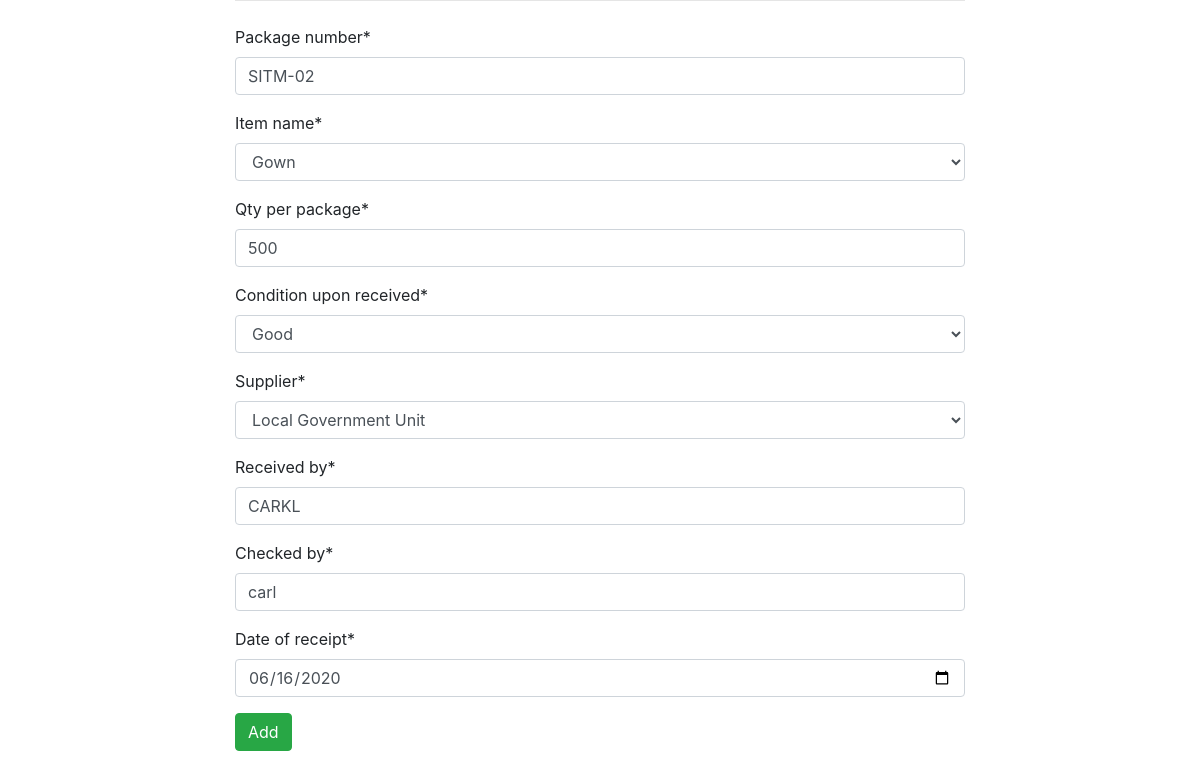
/update_package/2 (signed in), run on the app's committed database.
### stocks/models.py (models this page shows, shortened)
class Equipment(models.Model):
    MASK = 'MSK'
    GOWN = 'GWN'
    GOGGLE = 'GOG'
    CAP = 'CPS'
    ITEM_NAME_CHOICES = [
        (MASK, 'Mask'),
        (GOWN, 'Gown'),
        (GOGGLE, 'Goggle'),
        (CAP, 'Cap'),
    ]
    GOOD = 'GOOD'
    BAD = 'BAD'
    CONDITION_CHOICES = [
        (GOOD, 'Good'),
        (BAD, 'Bad'),
    ]
    LGU = 'LG'
    DONATION = 'DN'
    SUPPLIER_CHOICES = [
        (LGU, 'Local Government Unit'),
        (DONATION, 'Donation'),
    ]
    package_number = models.CharField(max_length=200, unique=True)
    item_name = models.CharField(
                    max_length=3,
                    choices=ITEM_NAME_CHOICES,
                    default=MASK,
                    )
    qty_per_package = models.IntegerField()
    condition_upon_received = models.CharField(
                    max_length=6,
                    choices=CONDITION_CHOICES,
                    default=GOOD,
                    )
    supplier = models.CharField(
                    max_length=2,
                    choices=SUPPLIER_CHOICES,
                    default=LGU,
                    )
    received_by = models.CharField(max_length=200)
    checked_by = models.CharField(max_length=200)
    date_of_receipt = models.DateField()
    is_deleted = models.BooleanField(default=False)

### stocks/views.py (the view)
# urls.py: path('update_package/<int:pk>', views.update_package, name='update_package')
@login_required
def update_package(request, pk):
    template_name = 'equipment/update_package.html'
    specific_owner = Equipment.objects.get(pk=pk)
    form = EquipmentForm(request.POST or None, instance=specific_owner)
    if  form.is_valid():
        form.save()
        return redirect(home)
    print('Failed to submit')
    context = {
        'form': form
    }
    return render(request, template_name, context=context)

### stocks/forms.py
class EquipmentForm(ModelForm):
    class Meta:
        model = Equipment
        fields = ['package_number', 'item_name',
                    'qty_per_package', 'condition_upon_received',
                    'supplier', 'received_by', 'checked_by',
                    'date_of_receipt']
        widgets = {
            'date_of_receipt': DateInput(), # (A) here
        }

### templates/equipment/update_package.html (shortened to what this page needs)
{% extends 'base.html' %}
{% load crispy_forms_tags %}
{% block content %}
<form action="" method="POST">
    {{ form|crispy }}
    <button type="submit" class="btn btn-success">Add</button>
</form>
{% endblock content %}

### data on the page
Equipment: package_number "SITM-02", item_name "Gown", qty_per_package "500", condition_upon_received "Good", supplier "Local Government Unit", received_by "CARKL", checked_by "carl", date_of_receipt "06/16/2020"
